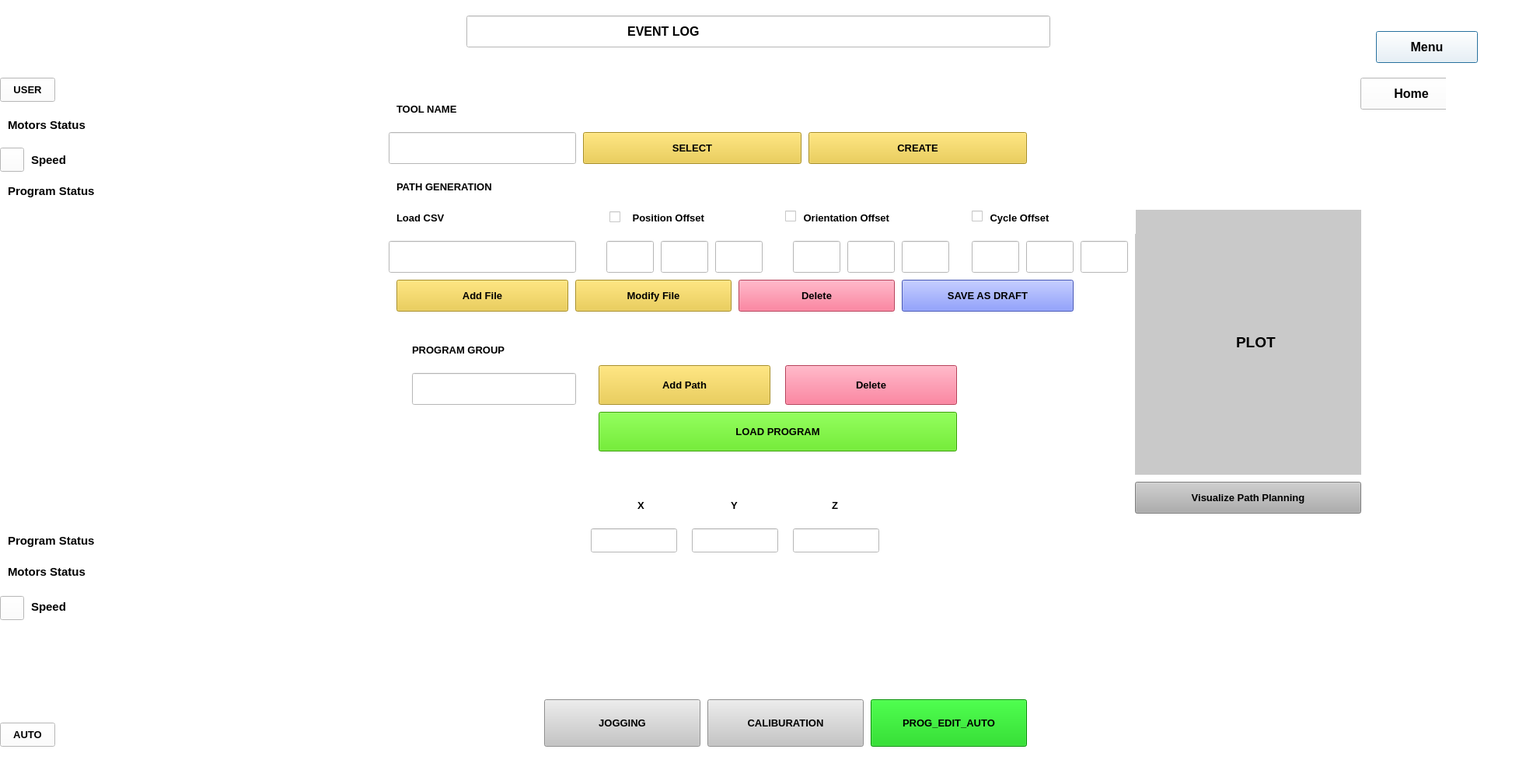
<?xml version="1.0" encoding="UTF-8"?>
<ui version="4.0">
 <class>Dialog</class>
 <widget class="QDialog" name="Dialog">
  <property name="geometry">
   <rect>
    <x>0</x>
    <y>0</y>
    <width>1981</width>
    <height>1000</height>
   </rect>
  </property>
  <property name="windowTitle">
   <string>Dialog</string>
  </property>
  <property name="styleSheet">
   <string notr="true">background-color: rgb(255, 255, 255);</string>
  </property>
  <widget class="QLineEdit" name="lineEdit">
   <property name="geometry">
    <rect>
     <x>600</x>
     <y>20</y>
     <width>751</width>
     <height>41</height>
    </rect>
   </property>
   <property name="font">
    <font>
     <pointsize>12</pointsize>
     <weight>75</weight>
     <bold>true</bold>
    </font>
   </property>
   <property name="text">
    <string>                                              EVENT LOG</string>
   </property>
  </widget>
  <widget class="QLabel" name="label_4">
   <property name="geometry">
    <rect>
     <x>610</x>
     <y>30</y>
     <width>21</width>
     <height>21</height>
    </rect>
   </property>
   <property name="text">
    <string/>
   </property>
   <property name="pixmap">
    <pixmap>../images_home/info.png</pixmap>
   </property>
   <property name="scaledContents">
    <bool>true</bool>
   </property>
  </widget>
  <widget class="QLabel" name="label_6">
   <property name="geometry">
    <rect>
     <x>1540</x>
     <y>700</y>
     <width>311</width>
     <height>251</height>
    </rect>
   </property>
   <property name="text">
    <string/>
   </property>
   <property name="pixmap">
    <pixmap>../images_home/1.png</pixmap>
   </property>
   <property name="scaledContents">
    <bool>true</bool>
   </property>
  </widget>
  <widget class="QLabel" name="label_7">
   <property name="geometry">
    <rect>
     <x>10</x>
     <y>840</y>
     <width>51</width>
     <height>61</height>
    </rect>
   </property>
   <property name="text">
    <string/>
   </property>
   <property name="pixmap">
    <pixmap>../images_home/a-removebg-preview.png</pixmap>
   </property>
   <property name="scaledContents">
    <bool>true</bool>
   </property>
  </widget>
  <widget class="QLabel" name="label_9">
   <property name="geometry">
    <rect>
     <x>10</x>
     <y>10</y>
     <width>51</width>
     <height>61</height>
    </rect>
   </property>
   <property name="text">
    <string/>
   </property>
   <property name="pixmap">
    <pixmap>../images_home/U.png</pixmap>
   </property>
   <property name="scaledContents">
    <bool>true</bool>
   </property>
  </widget>
  <widget class="QPushButton" name="programmenubtn3">
   <property name="geometry">
    <rect>
     <x>1770</x>
     <y>40</y>
     <width>131</width>
     <height>41</height>
    </rect>
   </property>
   <property name="font">
    <font>
     <pointsize>12</pointsize>
     <weight>75</weight>
     <bold>true</bold>
    </font>
   </property>
   <property name="text">
    <string>Menu</string>
   </property>
   <property name="icon">
    <iconset>
     <normaloff>:/symbol/menu.png</normaloff>:/symbol/menu.png</iconset>
   </property>
  </widget>
  <widget class="QLabel" name="label">
   <property name="geometry">
    <rect>
     <x>510</x>
     <y>220</y>
     <width>251</width>
     <height>41</height>
    </rect>
   </property>
   <property name="font">
    <font>
     <pointsize>10</pointsize>
     <weight>75</weight>
     <bold>true</bold>
    </font>
   </property>
   <property name="text">
    <string>PATH GENERATION</string>
   </property>
  </widget>
  <widget class="QLabel" name="label_2">
   <property name="geometry">
    <rect>
     <x>510</x>
     <y>260</y>
     <width>101</width>
     <height>41</height>
    </rect>
   </property>
   <property name="font">
    <font>
     <pointsize>10</pointsize>
     <weight>75</weight>
     <bold>true</bold>
    </font>
   </property>
   <property name="text">
    <string>Load CSV</string>
   </property>
  </widget>
  <widget class="QLineEdit" name="lineEdit_3">
   <property name="geometry">
    <rect>
     <x>500</x>
     <y>310</y>
     <width>241</width>
     <height>41</height>
    </rect>
   </property>
  </widget>
  <widget class="QLabel" name="label_3">
   <property name="geometry">
    <rect>
     <x>810</x>
     <y>260</y>
     <width>191</width>
     <height>41</height>
    </rect>
   </property>
   <property name="font">
    <font>
     <pointsize>10</pointsize>
     <weight>75</weight>
     <bold>true</bold>
    </font>
   </property>
   <property name="text">
    <string> Position Offset</string>
   </property>
  </widget>
  <widget class="QLineEdit" name="lineEdit_8">
   <property name="geometry">
    <rect>
     <x>780</x>
     <y>310</y>
     <width>61</width>
     <height>41</height>
    </rect>
   </property>
  </widget>
  <widget class="QLineEdit" name="lineEdit_9">
   <property name="geometry">
    <rect>
     <x>850</x>
     <y>310</y>
     <width>61</width>
     <height>41</height>
    </rect>
   </property>
  </widget>
  <widget class="QLineEdit" name="lineEdit_10">
   <property name="geometry">
    <rect>
     <x>920</x>
     <y>310</y>
     <width>61</width>
     <height>41</height>
    </rect>
   </property>
  </widget>
  <widget class="QLineEdit" name="lineEdit_11">
   <property name="geometry">
    <rect>
     <x>1160</x>
     <y>310</y>
     <width>61</width>
     <height>41</height>
    </rect>
   </property>
  </widget>
  <widget class="QLabel" name="label_5">
   <property name="geometry">
    <rect>
     <x>1030</x>
     <y>260</y>
     <width>201</width>
     <height>41</height>
    </rect>
   </property>
   <property name="font">
    <font>
     <pointsize>10</pointsize>
     <weight>75</weight>
     <bold>true</bold>
    </font>
   </property>
   <property name="text">
    <string> Orientation Offset</string>
   </property>
  </widget>
  <widget class="QLineEdit" name="lineEdit_12">
   <property name="geometry">
    <rect>
     <x>1020</x>
     <y>310</y>
     <width>61</width>
     <height>41</height>
    </rect>
   </property>
  </widget>
  <widget class="QLineEdit" name="lineEdit_13">
   <property name="geometry">
    <rect>
     <x>1090</x>
     <y>310</y>
     <width>61</width>
     <height>41</height>
    </rect>
   </property>
  </widget>
  <widget class="QLineEdit" name="lineEdit_14">
   <property name="geometry">
    <rect>
     <x>1390</x>
     <y>310</y>
     <width>61</width>
     <height>41</height>
    </rect>
   </property>
  </widget>
  <widget class="QLabel" name="label_12">
   <property name="geometry">
    <rect>
     <x>1270</x>
     <y>260</y>
     <width>191</width>
     <height>41</height>
    </rect>
   </property>
   <property name="font">
    <font>
     <pointsize>10</pointsize>
     <weight>75</weight>
     <bold>true</bold>
    </font>
   </property>
   <property name="text">
    <string> Cycle Offset</string>
   </property>
  </widget>
  <widget class="QLineEdit" name="lineEdit_15">
   <property name="geometry">
    <rect>
     <x>1250</x>
     <y>310</y>
     <width>61</width>
     <height>41</height>
    </rect>
   </property>
  </widget>
  <widget class="QLineEdit" name="lineEdit_16">
   <property name="geometry">
    <rect>
     <x>1320</x>
     <y>310</y>
     <width>61</width>
     <height>41</height>
    </rect>
   </property>
  </widget>
  <widget class="QLabel" name="label_13">
   <property name="geometry">
    <rect>
     <x>1590</x>
     <y>420</y>
     <width>71</width>
     <height>41</height>
    </rect>
   </property>
   <property name="font">
    <font>
     <pointsize>14</pointsize>
     <weight>75</weight>
     <bold>true</bold>
    </font>
   </property>
   <property name="styleSheet">
    <string notr="true">background-color: rgb(201, 201, 201);</string>
   </property>
   <property name="text">
    <string>PLOT</string>
   </property>
  </widget>
  <widget class="QPushButton" name="pushButton_5">
   <property name="geometry">
    <rect>
     <x>510</x>
     <y>360</y>
     <width>221</width>
     <height>41</height>
    </rect>
   </property>
   <property name="font">
    <font>
     <pointsize>10</pointsize>
     <weight>75</weight>
     <bold>true</bold>
    </font>
   </property>
   <property name="styleSheet">
    <string notr="true">background-color: rgb(235, 199, 51);</string>
   </property>
   <property name="text">
    <string>Add File</string>
   </property>
  </widget>
  <widget class="QPushButton" name="pushButton_7">
   <property name="geometry">
    <rect>
     <x>950</x>
     <y>360</y>
     <width>201</width>
     <height>41</height>
    </rect>
   </property>
   <property name="font">
    <font>
     <pointsize>10</pointsize>
     <weight>75</weight>
     <bold>true</bold>
    </font>
   </property>
   <property name="styleSheet">
    <string notr="true">background-color: rgb(255, 85, 122);</string>
   </property>
   <property name="text">
    <string>Delete</string>
   </property>
  </widget>
  <widget class="QPushButton" name="pushButton_8">
   <property name="geometry">
    <rect>
     <x>1160</x>
     <y>360</y>
     <width>221</width>
     <height>41</height>
    </rect>
   </property>
   <property name="font">
    <font>
     <pointsize>10</pointsize>
     <weight>75</weight>
     <bold>true</bold>
    </font>
   </property>
   <property name="styleSheet">
    <string notr="true">background-color: rgb(94, 118, 255);</string>
   </property>
   <property name="text">
    <string>SAVE AS DRAFT</string>
   </property>
  </widget>
  <widget class="QLabel" name="label_15">
   <property name="geometry">
    <rect>
     <x>530</x>
     <y>430</y>
     <width>201</width>
     <height>41</height>
    </rect>
   </property>
   <property name="font">
    <font>
     <pointsize>10</pointsize>
     <weight>75</weight>
     <bold>true</bold>
    </font>
   </property>
   <property name="text">
    <string>PROGRAM GROUP</string>
   </property>
  </widget>
  <widget class="QLineEdit" name="lineEdit_17">
   <property name="geometry">
    <rect>
     <x>530</x>
     <y>480</y>
     <width>211</width>
     <height>41</height>
    </rect>
   </property>
  </widget>
  <widget class="QPushButton" name="pushButton_9">
   <property name="geometry">
    <rect>
     <x>770</x>
     <y>470</y>
     <width>221</width>
     <height>51</height>
    </rect>
   </property>
   <property name="font">
    <font>
     <pointsize>10</pointsize>
     <weight>75</weight>
     <bold>true</bold>
    </font>
   </property>
   <property name="styleSheet">
    <string notr="true">background-color: rgb(235, 199, 51);</string>
   </property>
   <property name="text">
    <string>Add Path</string>
   </property>
  </widget>
  <widget class="QPushButton" name="pushButton_10">
   <property name="geometry">
    <rect>
     <x>1010</x>
     <y>470</y>
     <width>221</width>
     <height>51</height>
    </rect>
   </property>
   <property name="font">
    <font>
     <pointsize>10</pointsize>
     <weight>75</weight>
     <bold>true</bold>
    </font>
   </property>
   <property name="styleSheet">
    <string notr="true">background-color: rgb(255, 85, 122);</string>
   </property>
   <property name="text">
    <string>Delete</string>
   </property>
  </widget>
  <widget class="QPushButton" name="pushButton_11">
   <property name="geometry">
    <rect>
     <x>770</x>
     <y>530</y>
     <width>461</width>
     <height>51</height>
    </rect>
   </property>
   <property name="font">
    <font>
     <pointsize>10</pointsize>
     <weight>75</weight>
     <bold>true</bold>
    </font>
   </property>
   <property name="styleSheet">
    <string notr="true">background-color: rgb(74, 224, 0);</string>
   </property>
   <property name="text">
    <string>LOAD PROGRAM</string>
   </property>
  </widget>
  <widget class="QLabel" name="label_16">
   <property name="geometry">
    <rect>
     <x>820</x>
     <y>630</y>
     <width>31</width>
     <height>41</height>
    </rect>
   </property>
   <property name="font">
    <font>
     <pointsize>10</pointsize>
     <weight>75</weight>
     <bold>true</bold>
    </font>
   </property>
   <property name="text">
    <string>X</string>
   </property>
  </widget>
  <widget class="QLabel" name="label_17">
   <property name="geometry">
    <rect>
     <x>940</x>
     <y>630</y>
     <width>31</width>
     <height>41</height>
    </rect>
   </property>
   <property name="font">
    <font>
     <pointsize>10</pointsize>
     <weight>75</weight>
     <bold>true</bold>
    </font>
   </property>
   <property name="text">
    <string>Y</string>
   </property>
  </widget>
  <widget class="QLabel" name="label_18">
   <property name="geometry">
    <rect>
     <x>1070</x>
     <y>630</y>
     <width>31</width>
     <height>41</height>
    </rect>
   </property>
   <property name="font">
    <font>
     <pointsize>10</pointsize>
     <weight>75</weight>
     <bold>true</bold>
    </font>
   </property>
   <property name="text">
    <string>Z</string>
   </property>
  </widget>
  <widget class="QLineEdit" name="lineEdit_18">
   <property name="geometry">
    <rect>
     <x>760</x>
     <y>680</y>
     <width>111</width>
     <height>31</height>
    </rect>
   </property>
  </widget>
  <widget class="QLineEdit" name="lineEdit_19">
   <property name="geometry">
    <rect>
     <x>890</x>
     <y>680</y>
     <width>111</width>
     <height>31</height>
    </rect>
   </property>
  </widget>
  <widget class="QLineEdit" name="lineEdit_20">
   <property name="geometry">
    <rect>
     <x>1020</x>
     <y>680</y>
     <width>111</width>
     <height>31</height>
    </rect>
   </property>
  </widget>
  <widget class="QPushButton" name="pushButton_12">
   <property name="geometry">
    <rect>
     <x>1460</x>
     <y>620</y>
     <width>291</width>
     <height>41</height>
    </rect>
   </property>
   <property name="font">
    <font>
     <pointsize>10</pointsize>
     <weight>75</weight>
     <bold>true</bold>
    </font>
   </property>
   <property name="styleSheet">
    <string notr="true">background-color: rgb(173, 173, 173);
</string>
   </property>
   <property name="text">
    <string>Visualize Path Planning</string>
   </property>
  </widget>
  <widget class="QLabel" name="label_19">
   <property name="geometry">
    <rect>
     <x>860</x>
     <y>750</y>
     <width>91</width>
     <height>71</height>
    </rect>
   </property>
   <property name="text">
    <string/>
   </property>
   <property name="pixmap">
    <pixmap>../images_home/playpause.png</pixmap>
   </property>
   <property name="scaledContents">
    <bool>true</bool>
   </property>
  </widget>
  <widget class="QLabel" name="label_20">
   <property name="geometry">
    <rect>
     <x>980</x>
     <y>750</y>
     <width>91</width>
     <height>71</height>
    </rect>
   </property>
   <property name="text">
    <string/>
   </property>
   <property name="pixmap">
    <pixmap>../images_home/stop.png</pixmap>
   </property>
   <property name="scaledContents">
    <bool>true</bool>
   </property>
  </widget>
  <widget class="QLabel" name="label_21">
   <property name="geometry">
    <rect>
     <x>1100</x>
     <y>750</y>
     <width>91</width>
     <height>71</height>
    </rect>
   </property>
   <property name="text">
    <string/>
   </property>
   <property name="pixmap">
    <pixmap>../images_home/next.png</pixmap>
   </property>
   <property name="scaledContents">
    <bool>true</bool>
   </property>
  </widget>
  <widget class="QLabel" name="label_22">
   <property name="geometry">
    <rect>
     <x>740</x>
     <y>750</y>
     <width>91</width>
     <height>71</height>
    </rect>
   </property>
   <property name="text">
    <string/>
   </property>
   <property name="pixmap">
    <pixmap>../images_home/previous.png</pixmap>
   </property>
   <property name="scaledContents">
    <bool>true</bool>
   </property>
  </widget>
  <widget class="QPushButton" name="hmmenubtn7">
   <property name="geometry">
    <rect>
     <x>1750</x>
     <y>100</y>
     <width>131</width>
     <height>41</height>
    </rect>
   </property>
   <property name="font">
    <font>
     <pointsize>12</pointsize>
     <weight>75</weight>
     <bold>true</bold>
    </font>
   </property>
   <property name="text">
    <string>Home</string>
   </property>
   <property name="icon">
    <iconset>
     <normaloff>:/symbol/menu.png</normaloff>:/symbol/menu.png</iconset>
   </property>
  </widget>
  <widget class="QLabel" name="label_23">
   <property name="geometry">
    <rect>
     <x>1860</x>
     <y>90</y>
     <width>51</width>
     <height>61</height>
    </rect>
   </property>
   <property name="text">
    <string/>
   </property>
   <property name="pixmap">
    <pixmap>home.png</pixmap>
   </property>
   <property name="scaledContents">
    <bool>true</bool>
   </property>
  </widget>
  <widget class="QLabel" name="label_24">
   <property name="geometry">
    <rect>
     <x>1460</x>
     <y>270</y>
     <width>291</width>
     <height>341</height>
    </rect>
   </property>
   <property name="styleSheet">
    <string notr="true">background-color: rgb(201, 201, 201);</string>
   </property>
   <property name="text">
    <string/>
   </property>
  </widget>
  <widget class="QLabel" name="label_25">
   <property name="geometry">
    <rect>
     <x>510</x>
     <y>120</y>
     <width>191</width>
     <height>41</height>
    </rect>
   </property>
   <property name="font">
    <font>
     <pointsize>10</pointsize>
     <weight>75</weight>
     <bold>true</bold>
    </font>
   </property>
   <property name="text">
    <string>TOOL NAME</string>
   </property>
  </widget>
  <widget class="QLineEdit" name="lineEdit_21">
   <property name="geometry">
    <rect>
     <x>500</x>
     <y>170</y>
     <width>241</width>
     <height>41</height>
    </rect>
   </property>
  </widget>
  <widget class="QPushButton" name="pushButton_6">
   <property name="geometry">
    <rect>
     <x>750</x>
     <y>170</y>
     <width>281</width>
     <height>41</height>
    </rect>
   </property>
   <property name="font">
    <font>
     <pointsize>10</pointsize>
     <weight>75</weight>
     <bold>true</bold>
    </font>
   </property>
   <property name="styleSheet">
    <string notr="true">background-color: rgb(235, 199, 51);</string>
   </property>
   <property name="text">
    <string>SELECT</string>
   </property>
  </widget>
  <widget class="QPushButton" name="pushButton_13">
   <property name="geometry">
    <rect>
     <x>1040</x>
     <y>170</y>
     <width>281</width>
     <height>41</height>
    </rect>
   </property>
   <property name="font">
    <font>
     <pointsize>10</pointsize>
     <weight>75</weight>
     <bold>true</bold>
    </font>
   </property>
   <property name="styleSheet">
    <string notr="true">background-color: rgb(235, 199, 51);</string>
   </property>
   <property name="text">
    <string>CREATE</string>
   </property>
  </widget>
  <widget class="QCheckBox" name="checkBox">
   <property name="geometry">
    <rect>
     <x>784</x>
     <y>269</y>
     <width>21</width>
     <height>20</height>
    </rect>
   </property>
   <property name="text">
    <string/>
   </property>
  </widget>
  <widget class="QCheckBox" name="checkBox_2">
   <property name="geometry">
    <rect>
     <x>1010</x>
     <y>268</y>
     <width>21</width>
     <height>21</height>
    </rect>
   </property>
   <property name="text">
    <string/>
   </property>
  </widget>
  <widget class="QCheckBox" name="checkBox_3">
   <property name="geometry">
    <rect>
     <x>1250</x>
     <y>268</y>
     <width>21</width>
     <height>21</height>
    </rect>
   </property>
   <property name="text">
    <string/>
   </property>
  </widget>
  <widget class="QPushButton" name="pushButton_14">
   <property name="geometry">
    <rect>
     <x>740</x>
     <y>360</y>
     <width>201</width>
     <height>41</height>
    </rect>
   </property>
   <property name="font">
    <font>
     <pointsize>10</pointsize>
     <weight>75</weight>
     <bold>true</bold>
    </font>
   </property>
   <property name="styleSheet">
    <string notr="true">background-color: rgb(235, 199, 51);</string>
   </property>
   <property name="text">
    <string>Modify File</string>
   </property>
  </widget>
  <widget class="QPushButton" name="increment_5">
   <property name="geometry">
    <rect>
     <x>910</x>
     <y>900</y>
     <width>201</width>
     <height>61</height>
    </rect>
   </property>
   <property name="font">
    <font>
     <pointsize>10</pointsize>
     <weight>75</weight>
     <bold>true</bold>
    </font>
   </property>
   <property name="styleSheet">
    <string notr="true">background-color: rgb(255, 169, 21);
background-color: rgb(197, 197, 197);
</string>
   </property>
   <property name="text">
    <string>CALIBURATION</string>
   </property>
  </widget>
  <widget class="QPushButton" name="jogybtn7">
   <property name="geometry">
    <rect>
     <x>700</x>
     <y>900</y>
     <width>201</width>
     <height>61</height>
    </rect>
   </property>
   <property name="font">
    <font>
     <pointsize>10</pointsize>
     <weight>75</weight>
     <bold>true</bold>
    </font>
   </property>
   <property name="styleSheet">
    <string notr="true">background-color: rgb(255, 169, 21);
background-color: rgb(197, 197, 197);
</string>
   </property>
   <property name="text">
    <string>JOGGING</string>
   </property>
  </widget>
  <widget class="QPushButton" name="prguserbtn7">
   <property name="geometry">
    <rect>
     <x>1120</x>
     <y>900</y>
     <width>201</width>
     <height>61</height>
    </rect>
   </property>
   <property name="font">
    <font>
     <pointsize>10</pointsize>
     <weight>75</weight>
     <bold>true</bold>
    </font>
   </property>
   <property name="styleSheet">
    <string notr="true">background-color: rgb(0, 201, 0);</string>
   </property>
   <property name="text">
    <string>PROG_EDIT_AUTO</string>
   </property>
  </widget>
  <widget class="QLabel" name="label_44">
   <property name="geometry">
    <rect>
     <x>10</x>
     <y>140</y>
     <width>221</width>
     <height>41</height>
    </rect>
   </property>
   <property name="font">
    <font>
     <pointsize>11</pointsize>
     <weight>75</weight>
     <bold>true</bold>
    </font>
   </property>
   <property name="text">
    <string>Motors Status</string>
   </property>
  </widget>
  <widget class="QLabel" name="label_45">
   <property name="geometry">
    <rect>
     <x>40</x>
     <y>190</y>
     <width>111</width>
     <height>31</height>
    </rect>
   </property>
   <property name="font">
    <font>
     <pointsize>11</pointsize>
     <weight>75</weight>
     <bold>true</bold>
    </font>
   </property>
   <property name="text">
    <string>Speed</string>
   </property>
  </widget>
  <widget class="QLabel" name="label_46">
   <property name="geometry">
    <rect>
     <x>10</x>
     <y>230</y>
     <width>291</width>
     <height>31</height>
    </rect>
   </property>
   <property name="font">
    <font>
     <pointsize>11</pointsize>
     <weight>75</weight>
     <bold>true</bold>
    </font>
   </property>
   <property name="text">
    <string>Program Status</string>
   </property>
  </widget>
  <widget class="QPushButton" name="pushButton_15">
   <property name="geometry">
    <rect>
     <x>0</x>
     <y>190</y>
     <width>31</width>
     <height>31</height>
    </rect>
   </property>
   <property name="font">
    <font>
     <weight>75</weight>
     <bold>true</bold>
    </font>
   </property>
   <property name="text">
    <string/>
   </property>
   <property name="icon">
    <iconset>
     <normaloff>../images_home/speed_img.png</normaloff>../images_home/speed_img.png</iconset>
   </property>
  </widget>
  <widget class="QPushButton" name="pushButton_16">
   <property name="geometry">
    <rect>
     <x>0</x>
     <y>767</y>
     <width>31</width>
     <height>31</height>
    </rect>
   </property>
   <property name="font">
    <font>
     <weight>75</weight>
     <bold>true</bold>
    </font>
   </property>
   <property name="text">
    <string/>
   </property>
   <property name="icon">
    <iconset>
     <normaloff>../images_home/speed_img.png</normaloff>../images_home/speed_img.png</iconset>
   </property>
  </widget>
  <widget class="QLabel" name="label_52">
   <property name="geometry">
    <rect>
     <x>40</x>
     <y>765</y>
     <width>111</width>
     <height>31</height>
    </rect>
   </property>
   <property name="font">
    <font>
     <pointsize>11</pointsize>
     <weight>75</weight>
     <bold>true</bold>
    </font>
   </property>
   <property name="text">
    <string>Speed</string>
   </property>
  </widget>
  <widget class="QLabel" name="label_50">
   <property name="geometry">
    <rect>
     <x>10</x>
     <y>715</y>
     <width>241</width>
     <height>41</height>
    </rect>
   </property>
   <property name="font">
    <font>
     <pointsize>11</pointsize>
     <weight>75</weight>
     <bold>true</bold>
    </font>
   </property>
   <property name="text">
    <string>Motors Status</string>
   </property>
  </widget>
  <widget class="QLabel" name="label_51">
   <property name="geometry">
    <rect>
     <x>10</x>
     <y>680</y>
     <width>311</width>
     <height>31</height>
    </rect>
   </property>
   <property name="font">
    <font>
     <pointsize>11</pointsize>
     <weight>75</weight>
     <bold>true</bold>
    </font>
   </property>
   <property name="text">
    <string>Program Status</string>
   </property>
  </widget>
  <widget class="QPushButton" name="userbtn8">
   <property name="geometry">
    <rect>
     <x>0</x>
     <y>100</y>
     <width>71</width>
     <height>31</height>
    </rect>
   </property>
   <property name="font">
    <font>
     <pointsize>10</pointsize>
     <weight>75</weight>
     <bold>true</bold>
    </font>
   </property>
   <property name="text">
    <string>USER</string>
   </property>
  </widget>
  <widget class="QPushButton" name="autobtn8">
   <property name="geometry">
    <rect>
     <x>0</x>
     <y>930</y>
     <width>71</width>
     <height>31</height>
    </rect>
   </property>
   <property name="font">
    <font>
     <pointsize>10</pointsize>
     <weight>75</weight>
     <bold>true</bold>
    </font>
   </property>
   <property name="text">
    <string>AUTO</string>
   </property>
  </widget>
  <zorder>label_24</zorder>
  <zorder>lineEdit</zorder>
  <zorder>label_4</zorder>
  <zorder>label_6</zorder>
  <zorder>label_7</zorder>
  <zorder>label_9</zorder>
  <zorder>programmenubtn3</zorder>
  <zorder>label</zorder>
  <zorder>label_2</zorder>
  <zorder>lineEdit_3</zorder>
  <zorder>label_3</zorder>
  <zorder>lineEdit_8</zorder>
  <zorder>lineEdit_9</zorder>
  <zorder>lineEdit_10</zorder>
  <zorder>lineEdit_11</zorder>
  <zorder>label_5</zorder>
  <zorder>lineEdit_12</zorder>
  <zorder>lineEdit_13</zorder>
  <zorder>lineEdit_14</zorder>
  <zorder>label_12</zorder>
  <zorder>lineEdit_15</zorder>
  <zorder>lineEdit_16</zorder>
  <zorder>label_13</zorder>
  <zorder>pushButton_5</zorder>
  <zorder>pushButton_7</zorder>
  <zorder>pushButton_8</zorder>
  <zorder>label_15</zorder>
  <zorder>lineEdit_17</zorder>
  <zorder>pushButton_9</zorder>
  <zorder>pushButton_10</zorder>
  <zorder>pushButton_11</zorder>
  <zorder>label_16</zorder>
  <zorder>label_17</zorder>
  <zorder>label_18</zorder>
  <zorder>lineEdit_18</zorder>
  <zorder>lineEdit_19</zorder>
  <zorder>lineEdit_20</zorder>
  <zorder>pushButton_12</zorder>
  <zorder>label_19</zorder>
  <zorder>label_20</zorder>
  <zorder>label_21</zorder>
  <zorder>label_22</zorder>
  <zorder>hmmenubtn7</zorder>
  <zorder>label_23</zorder>
  <zorder>label_25</zorder>
  <zorder>lineEdit_21</zorder>
  <zorder>pushButton_6</zorder>
  <zorder>pushButton_13</zorder>
  <zorder>checkBox</zorder>
  <zorder>checkBox_2</zorder>
  <zorder>checkBox_3</zorder>
  <zorder>pushButton_14</zorder>
  <zorder>increment_5</zorder>
  <zorder>jogybtn7</zorder>
  <zorder>prguserbtn7</zorder>
  <zorder>label_44</zorder>
  <zorder>label_45</zorder>
  <zorder>label_46</zorder>
  <zorder>pushButton_15</zorder>
  <zorder>pushButton_16</zorder>
  <zorder>label_52</zorder>
  <zorder>label_50</zorder>
  <zorder>label_51</zorder>
  <zorder>userbtn8</zorder>
  <zorder>autobtn8</zorder>
 </widget>
 <resources>
  <include location="images_home/symbols.qrc"/>
 </resources>
 <connections/>
</ui>
